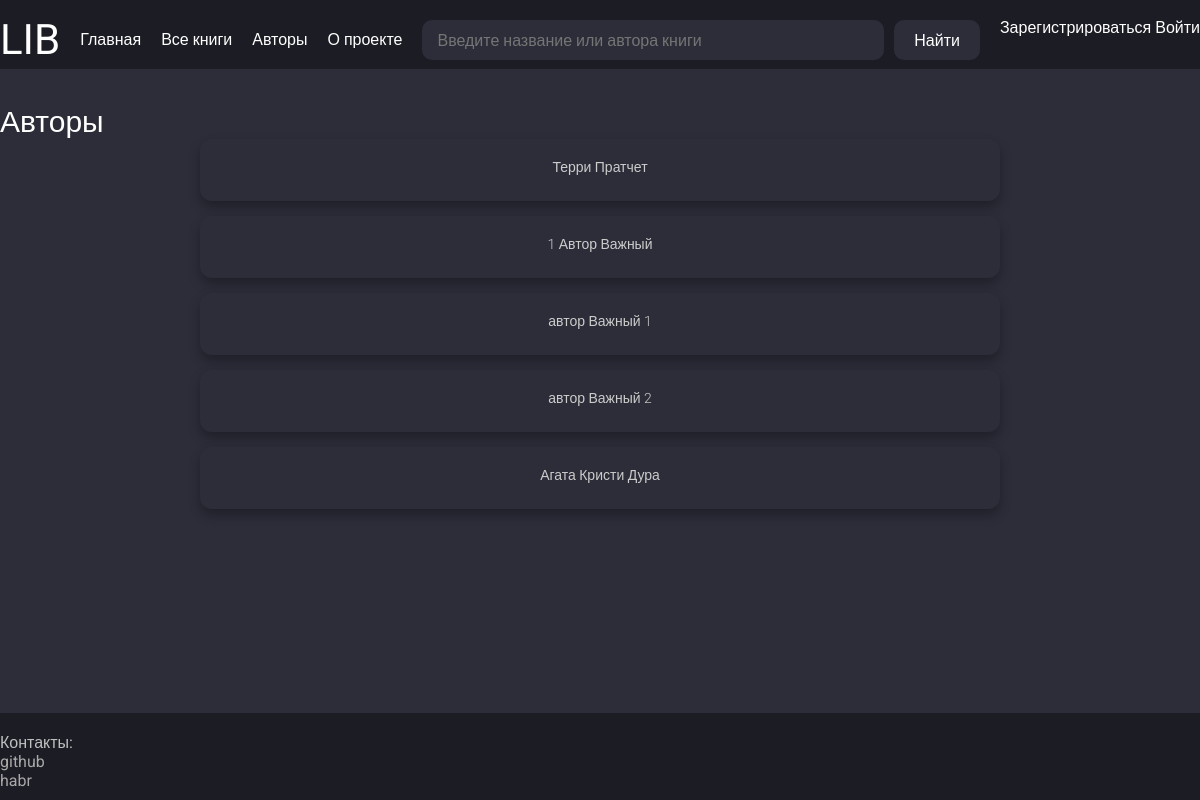
Page /authors on the earlier database version.
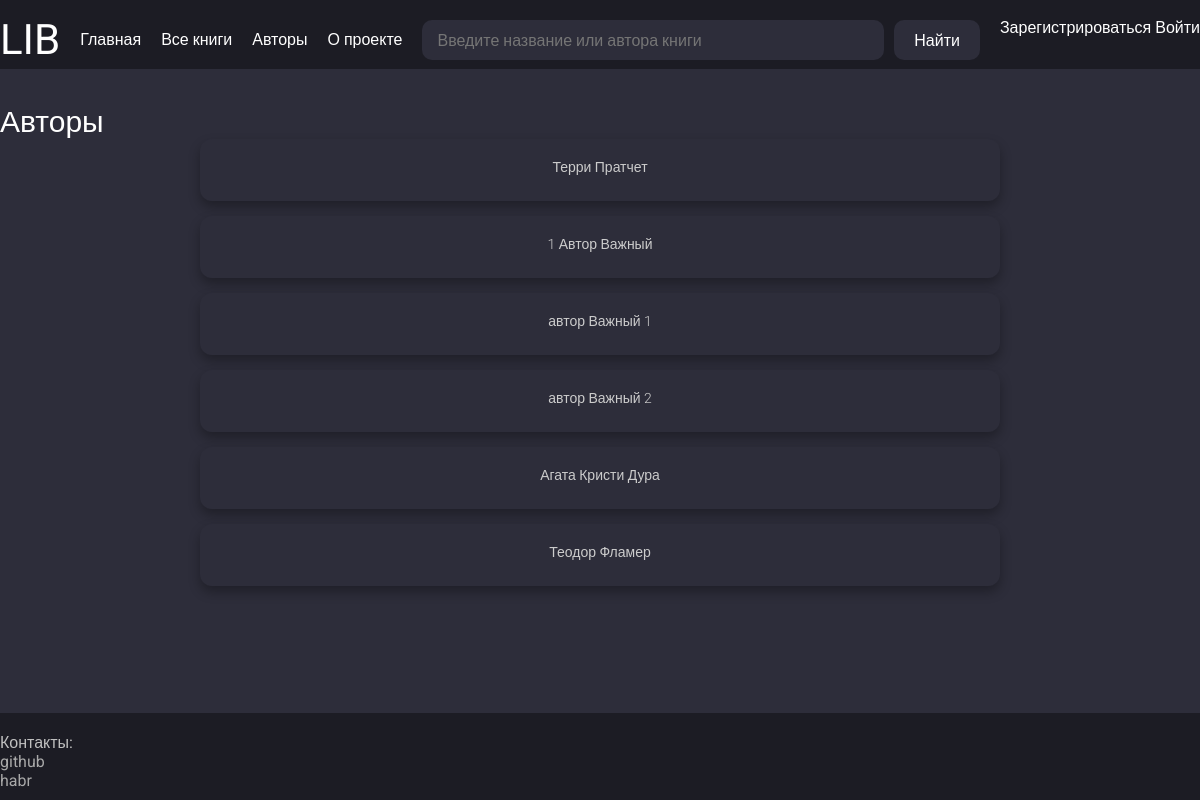
Same page on the later database version.
### app/models.py (models this page shows, shortened)
class Author(db.Model):
    __tablename__ = "authors"
    id = sa.Column(sa.Integer, primary_key=True, autoincrement=True)
    name = sa.Column(sa.String(50), nullable=False, index=True)
    surname = sa.Column(sa.String(50), nullable=False, index=True)
    patronymic = sa.Column(sa.String(75), nullable=True)
    books = so.relationship("Book", secondary=authors_books, back_populates="authors")

### app/routes.py (the view)
@app.route("/authors")
def authors_list():
    params = {"title": "Авторы",
              "authors": get_all_authors(),
              "local_css_file": "reviews.css"}
    return render_template("all_authors.html", **params)

### app/services.py (called while the page is built)
def get_all_authors():
    return db.session.query(Author).all()

### app/templates/all_authors.html (shortened to what this page needs)
{% extends "base.html" %}
{% block content %}
<div class="user-reviews-page">
    <div class="reviews-list">
    {% for author in authors %}
        <div class="review-card">
            <p class="review-book-title"><a href="{{ url_for('author_detail', author_id=author.id) }}">
                {{ author.name }} {{ author.surname }} {% if author.patronymic %} {{ author.patronymic}} {% endif %}
            </a></p>
        </div>
    {% endfor %}
    </div>
    </div>
{% endblock %}

### app/templates/base.html (shortened to what this page needs)
<!DOCTYPE html>
<html lang="ru">
<head>
    <link href="{{ url_for('static', filename='/css/style.css') }}" rel="stylesheet">
    {% if local_css_file %}
        <link href="{{ url_for('static', filename='/css/' ~ local_css_file) }}" rel="stylesheet">
    {% endif %}
</head>
<body>
    <div class="wrapper">
        <header class="header">
            <div class="container header-container">
                <div class="header-logo-container">
                    <p class="header-logo"><a href="{{ url_for('index') }}" class="header-logo-link">LIB</a></p>
                </div>
                <ul class="header-menu">
                    <li><a href="{{ url_for('index') }}" class="header-logo-link">Главная</a></li>
                    <li><a href="{{ url_for('books_list') }}" class="header-logo-link">Все книги</a></li>
                    <li><a href="{{ url_for('authors_list') }}" class="header-logo-link">Авторы</a></li>
                    <li><a href="{{ url_for('about_project') }}" class="header-logo-link">О проекте</a></li>
                </ul>
                <div class="header-search-container">
                        <input type="search" class="header-search" placeholder="Введите название или автора книги" id="ajax-search" name="search" autocomplete="off">
                        <button class="search-button-submit" id="search-button">Найти</button>
                </div>
                <div class="header-user-container">
                    {% if current_user.is_authenticated %}
                        <p class="header-user-nickname">
                            <a href="{{ url_for('user_account', username=current_user.username) }}" class="user-nickname-link">{{ current_user.username }}</a>
                        </p>
                        <img class="header-user-img" src="{{ current_user.avatar(60) }}" alt="Аватар">
                        <button class="arrow-userinfo-button">
                            <img class="header-arrow-down" src="{{ url_for('static', filename='images/arrow-ios-down.svg') }}" alt="Стрелка вниз">
                        </button>
                        <ul class="user-dropdown-menu" style="display: none;">
                            <li><a href="{{ url_for('user_account', username=current_user.username) }}">Мой профиль</a></li>
                            <li><a href="">Мои книги</a></li>
                            <li><a href="{{ url_for('user_reviews', username=current_user.username) }}">Мои отзывы</a></li>
                        </ul>
                    {% else %}
                        <p class="header-user-nickname">
                            <a href="{{ url_for('register') }}" class="user-nickname-link">Зарегистрироваться</a>
                            <a href="{{ url_for('login') }}" class="user-nickname-link">Войти</a>
                        </p>
                    {% endif %}
                </div>
            </div>
        </header>
        <main class="main">
            <div class="container">
                <div class="main-container">
                    <h1 class="main-title">{{ title }}</h1>
                    {% block content %}{% endblock %}
                </div>
            </div>
        </main>
        <footer class="footer">
            <div class="container">
                <div class="footer-container">
                    <div class="footer-contact-container">
                        <p class="contact-title">Контакты:</p>
                        <ul class="contact-list">
                            <li><a href="https://github.com/taishakutenn" class="footer-contact-link">github</a></li>
                            <li><a href="https://habr.com/ru/users/taishakuten" class="footer-contact-link">habr</a></li>
                        </ul>
                    </div>
                </div>
            </div>
        </footer>
    </div>
</body>
</html>

### app/static/css/style.css (style rules this page uses)
html, body { margin: 0; padding: 0; height: 100%; font-family: 'Roboto', sans-serif; background-color: #2D2D3A; color: #FFFFFF; }
.wrapper { min-height: 100%; display: flex; flex-direction: column; }
.container { max-width: 1220px; width: 100%; margin: 0 auto; padding-top: 15px; padding-bottom: 5px; }
.header { background-color: #1C1C24; width: 100%; }
.header-container { display: flex; justify-content: space-between; align-items: flex-start; gap: 20px; flex-wrap: wrap; }
.header-logo { font-size: 42px; margin: 0; }
.header-logo-link { text-decoration: none; color: inherit; }
.header-menu { display: flex; gap: 20px; list-style: none; padding: 0; margin-top: 15px; }
.header-search-container { display: flex; gap: 10px; flex-grow: 1; margin-top: 5px; position: relative; }
.header-search { background-color: #2D2D3A; border: none; border-radius: 10px; padding: 10px 15px; color: white; flex-grow: 1; height: 40px; box-sizing: border-box; }
.search-button-submit { background-color: #2D2D3A; border: none; border-radius: 10px; color: white; padding: 0 20px; height: 40px; cursor: pointer; box-sizing: border-box; }
.header-user-container { position: relative; display: flex; align-items: center; gap: 10px; margin-top: 3px; }
.header-user-nickname { margin: 0; }
.user-nickname-link { text-decoration: none; color: inherit; }
.main { flex-grow: 1; padding: 20px 0; }
.main-container { display: flex; flex-direction: column; }
.main-title { font-size: 30px; }
.footer { background-color: #1C1C24; width: 100%; padding: 5px 0; }
.footer-container { display: flex; justify-content: space-between; }
.footer-contact-container { display: flex; flex-direction: column; }
.contact-title { color: #C0C0C0; }
.contact-list { margin-top: a; }
.footer-contact-link { color: #A9A9A9; text-decoration: none; }

### app/static/css/reviews.css (style rules this page uses)
.reviews-list { display: flex; flex-direction: column; gap: 15px; max-width: 800px; margin: 0 auto; }
.review-card, .review-detail-card { background-color: #2D2D3A; border-radius: 12px; padding: 20px; box-shadow: 0 6px 12px rgba(0, 0, 0, 0.3); transition: transform 0.2s ease; }
.review-author, .review-book-title, .review-author a { font-size: 14px; font-weight: 300; color: #CCCCCC; text-align: center; margin-bottom: 6px; }
.review-book-title a { text-decoration: none; color: inherit; }

Differences in the rows shown:
added Author: name "Теодор", surname "Фламер"
